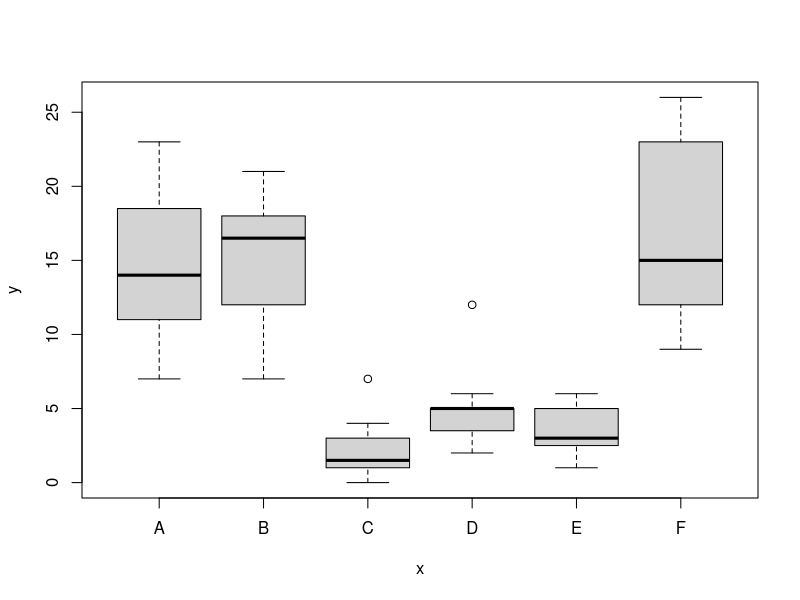

Source code (R): (Note: this script raises an error after producing the figure.)
## ---- chunk 1
rm(list="mean.character")
## ---- chunk 2
dat <- data.frame(x = rnorm(10), y = rnorm(10))
summary(dat)
summary(lm(y ~ x, dat))
## ---- chunk 3
mean("Hello!")
mean.character <- function(x) x
mean("Hello!")
## ---- chunk 4
data(InsectSprays)

setMethod("plot", signature(x="factor", y="numeric"),
  function(x,  y, ...) boxplot(y ~ x, ...)
)

plot(InsectSprays$spray, InsectSprays$count)
## ---- chunk 5
filterMe <- function(level, dat, varname) {
  dat[dat[, varname] == level, ]
}

dat$someFactor <- as.factor(rep(c("A", "B"), 5))
filterMe("A", dat, "someFactor")
## ---- chunk 6
setGeneric("filterMe",
           function(varname, ...) standardGeneric("filterMe"))
## ---- chunk 7
setMethod("filterMe", signature(varname = "character"),
          function(level, dat, varname) {
            dat[dat[, varname] == level, ]
            })

# And check if it is still working:
filterMe("A", dat, "someFactor")
## ---- chunk 8
setMethod("filterMe", signature(varname = "list"),
          function(dat, varname) {
            for (var in names(varname)) {
              dat <- filterMe(varname[[var]], dat, var)
              }
            dat
            })

dat$anotherFactor <- as.factor(rep(c("A", "B", "C"), 4)[1:10])
filterMe(dat, list("someFactor" = "A", "anotherFactor" = "B"))
